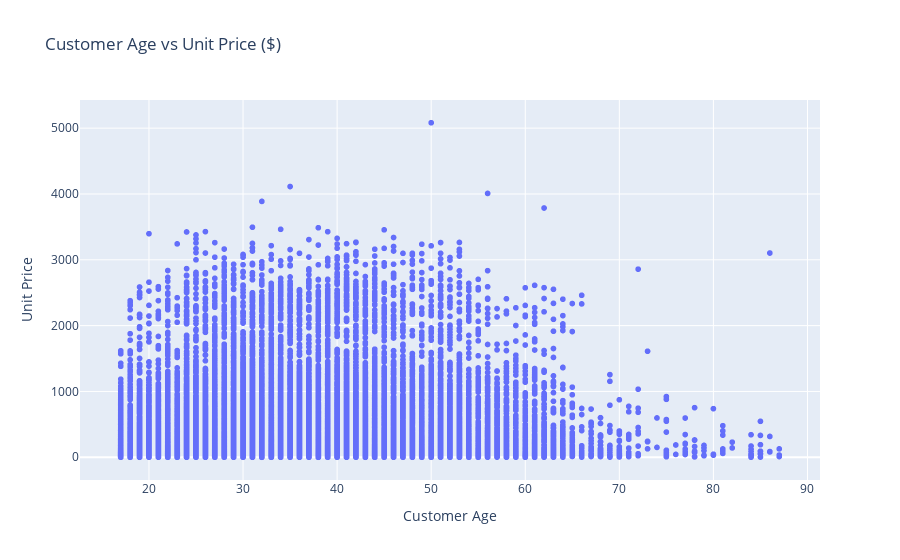

Notebook code cell kept with this figure:
### Code cell
df = pd.read_csv('./sales.csv')
fig = px.scatter(df, x="Customer Age", 
                 y="Unit Price", 
                 title="Customer Age vs Unit Price ($)"
                 )
fig.show()

### Figure 1 — Plotly figure (JSON) as saved in the notebook; plotly's stock layout.template omitted (floating-point values rounded to 4 significant figures; data arrays with more than 128 entries replaced by an {"elided": "..."} marker saying what was removed)
{"data": [{"hovertemplate": "Customer Age=%{x}<br>Unit Price=%{y}<extra></extra>", "legendgroup": "", "marker": {"color": "#636efa", "symbol": "circle"}, "mode": "markers", "name": "", "showlegend": false, "type": "scattergl", "x": {"elided": "34867 int values"}, "xaxis": "x", "y": {"elided": "34867 float values"}, "yaxis": "y"}], "layout": {"legend": {"tracegroupgap": 0}, "title": {"text": "Customer Age vs Unit Price ($)"}, "xaxis": {"anchor": "y", "domain": [0, 1], "title": {"text": "Customer Age"}}, "yaxis": {"anchor": "x", "domain": [0, 1], "title": {"text": "Unit Price"}}}}
